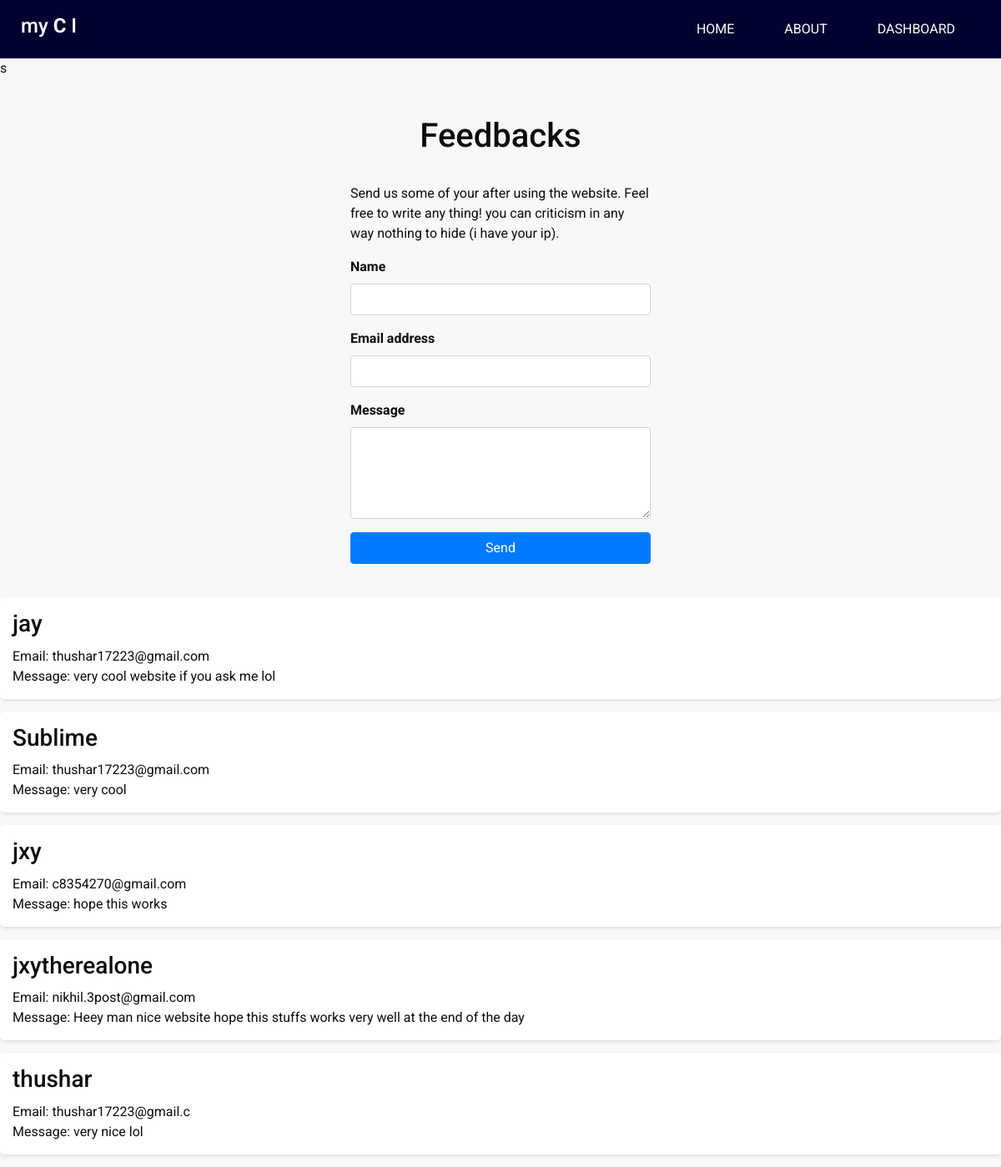
The app's page /feedback-form.php, older data.
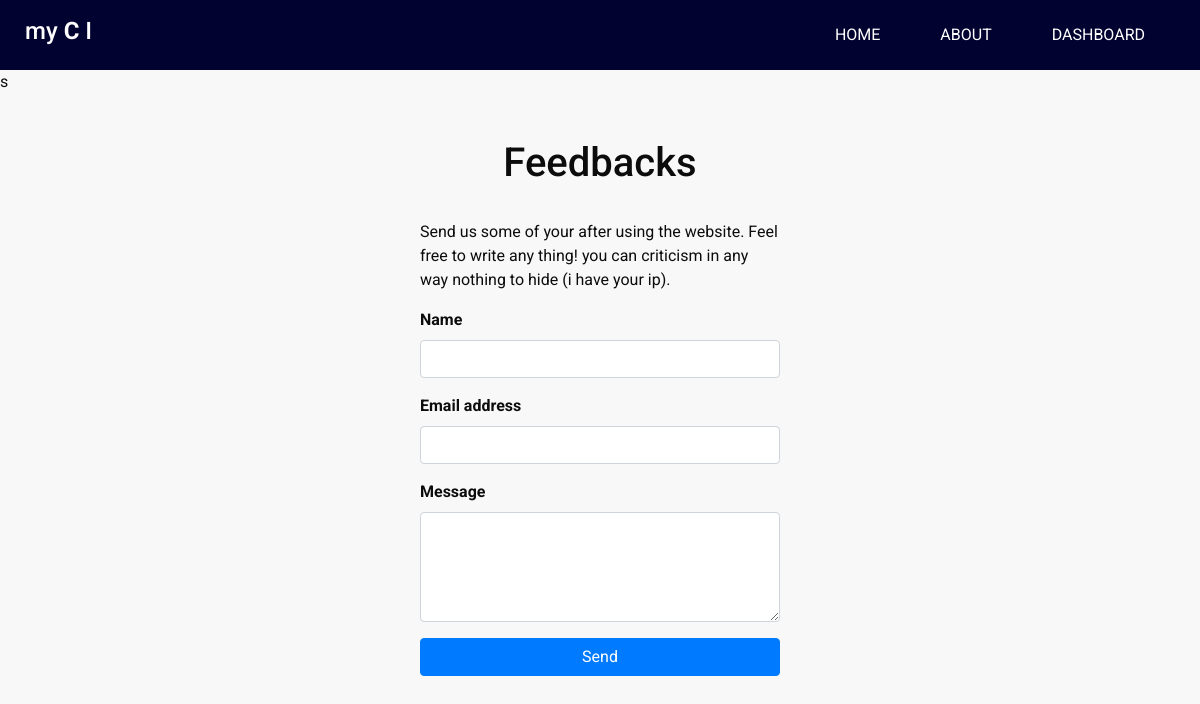
The same page, newer data.
### tables this page shows
CREATE TABLE IF NOT EXISTS `feedbacks` (
  `id` int NOT NULL AUTO_INCREMENT,
  `name` varchar(20) NOT NULL,
  `email` varchar(25) NOT NULL,
  `message` varchar(100) NOT NULL,
  PRIMARY KEY (`id`)
);

### feedback-form.php (the view, shortened to what this page needs)
<!DOCTYPE html>
<html>
<head>
  <link rel="stylesheet" type="text/css" href="css/bootstrap.css" />
  <link href="css/font-awesome.min.css" rel="stylesheet" />
  <link href="css/style.css" rel="stylesheet" />
  <link href="css/responsive.css" rel="stylesheet" />
</head>
<body class="sub_page">
  <div class="hero_area">
    <header class="header_section">
      <div class="container-fluid">
        <nav class="navbar navbar-expand-lg custom_nav-container ">
          <a class="navbar-brand" href="home.html">
            <h4 style="font-size: x-large; cursor: pointer; color: white;">
              my
              <span style="font-size: x-large;">c</span>
              I
            </h4>
          </a>
          <div class="collapse navbar-collapse" id="navbarSupportedContent">
            <ul class="navbar-nav  ml-auto">
              <li class="nav-item ">
                <a class="nav-link" href="home.html">Home <span class="sr-only">(current)</span></a>
              </li>
              <li class="nav-item active">
                <a class="nav-link" href="about.html"> About</a>
              </li>
              <li class="nav-item dropdown">
                <a class="nav-link dropdown-toggle" href="#" id="navbarDropdown" role="button" data-toggle="dropdown" aria-haspopup="true" aria-expanded="false">
                  Dashboard
                </a>
              </li>
            </ul>
          </div>
        </nav>
      </div>
    </header>
  </div>
<?php
    include('backend-php/feedback.php');
    ?>
  <div class="container">
        <div class="custom-form">
            <h1 style="text-align: center; padding: 25px;">Feedbacks</h1>
            <p>Send us some of your after using the website. Feel free to write any thing! you can criticism in any way nothing to hide
                (i have your ip). </p>
            <form method="post" action="backend-php/feedback.php">
                <div class="form-group">
                    <label for="form4Example1">Name</label>
                    <input type="text" id="form4Example1" class="form-control" name="name"/>
                </div>
                <div class="form-group">
                    <label for="form4Example2">Email address</label>
                    <input type="email" id="form4Example2" class="form-control" name="email"/>
                </div>
                <div class="form-group">
                    <label for="form4Example3">Message</label>
                    <textarea class="form-control" id="form4Example3" rows="4" name="message"></textarea>
                </div>
                <button type="submit" class="btn btn-primary btn-block">Send</button>
            </form>
        </div>
    </div>
    <?php
        $sql = "SELECT * FROM feedbacks";
        $result = $conn->query($sql);
        if ($result->num_rows > 0) {
            echo '<div class="feedback-list">';
        }
        while ($row = $result->fetch_assoc()) {
            echo '<div class="feedback-card">';
            echo '<h3>' . $row["name"] . '</h3>';
            echo '<p>Email: ' . $row["email"] . '</p>';
            echo '<p>Message: ' . $row["message"] . '</p>';
            echo '</div>';
        }
        echo '</div>';
    ?>
</body>
</html>

### backend-php/feedback.php (shortened to what this page needs)
?>s

### css/style.css (style rules this page uses)
body { font-family: "Roboto", sans-serif; color: #0c0c0c; background-color: #f8f8f8; overflow-x: hidden; }
a, a:hover, a:focus { text-decoration: none; }
.btn, .btn:focus { outline: none !important; -webkit-box-shadow: none; box-shadow: none; }
.hero_area { position: relative; background-color: #020230; min-height: 100vh; display: -webkit-box; display: -ms-flexbox; display: flex; -webkit-box-orient: vertical; -webkit-box-direction: normal; -ms-flex-direction: column; flex-direction: column; }
.sub_page .hero_area { min-height: auto; }
.header_section .container-fluid { padding-right: 25px; padding-left: 25px; }
.navbar-brand span { font-weight: bold; color: #ffffff; font-size: 24px; text-transform: uppercase; }
.custom_nav-container { padding: 10px 0; }
.custom_nav-container .navbar-nav .nav-item .nav-link { padding: 3px 15px; margin: 10px 15px; color: #ffffff; text-align: center; text-transform: uppercase; }

### css/responsive.css (style rules this page uses)
@media (min-width: 1200px) { .container { max-width: 1170px; } }

### feedback-form.php (style rules this page uses)
.nav-item.dropdown { position: relative; }
.nav-link.dropdown-toggle::after { display: none; }
.custom-form { max-width: 400px; margin: 0 auto; padding: 20px; }
.custom-form label { font-weight: bold; }
.feedback-list { margin-top: 20px; }
.feedback-card { background-color: #fff; border-radius: 5px; padding: 15px; margin-bottom: 15px; box-shadow: 0 2px 4px rgba(0, 0, 0, 0.1); }
.feedback-card h3 { margin-top: 0; margin-bottom: 10px; }
.feedback-card p { margin: 0; }

Row changes from the older to the newer data that the page shows:
removed feedbacks: name "jay", email "thushar17223@gmail.com", message "very cool website if you ask me lol"
removed feedbacks: name "Sublime", email "thushar17223@gmail.com", message "very cool"
removed feedbacks: name "jxy", email "c8354270@gmail.com", message "hope this works"
removed feedbacks: name "jxytherealone", email "nikhil.3post@gmail.com", message "Heey man nice website hope this stuffs works very well at the end of the day"
removed feedbacks: name "thushar", email "thushar17223@gmail.c", message "very nice lol"
